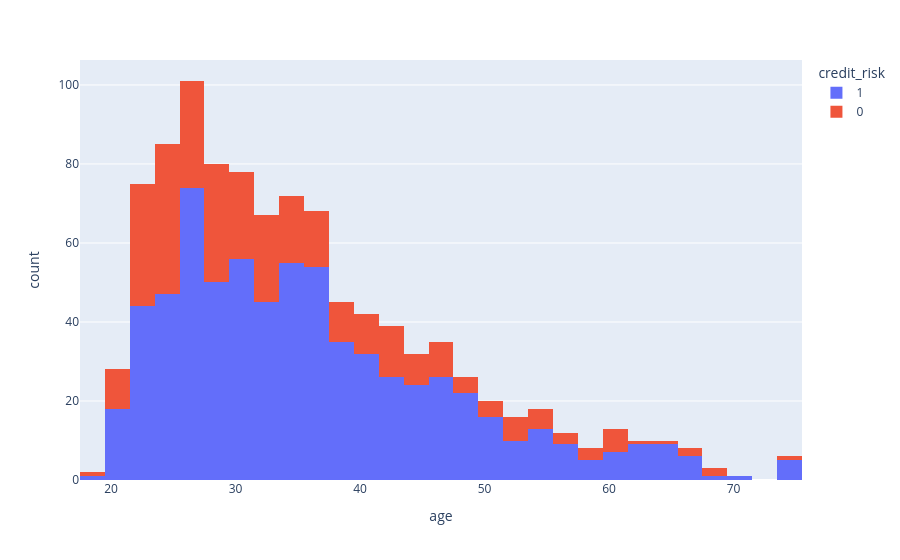

Here is the notebook cell this chart was saved with:
### Markdown cell above
## 4. Interaktives Histogramm mit Plotly

### Code cell
import plotly.express as px

fig=px.histogram(df, x="age", color="credit_risk")

fig.show()

### Figure 1 — Plotly figure (JSON) as saved in the notebook; plotly's stock layout.template omitted (floating-point values rounded to 4 significant figures; data arrays with more than 128 entries replaced by an {"elided": "..."} marker saying what was removed)
{"data": [{"bingroup": "x", "hovertemplate": "credit_risk=1<br>age=%{x}<br>count=%{y}<extra></extra>", "legendgroup": "1", "marker": {"color": "#636efa", "pattern": {"shape": ""}}, "name": "1", "orientation": "v", "showlegend": true, "x": {"elided": "700 int values"}, "xaxis": "x", "yaxis": "y", "type": "histogram"}, {"bingroup": "x", "hovertemplate": "credit_risk=0<br>age=%{x}<br>count=%{y}<extra></extra>", "legendgroup": "0", "marker": {"color": "#EF553B", "pattern": {"shape": ""}}, "name": "0", "orientation": "v", "showlegend": true, "x": {"elided": "300 int values"}, "xaxis": "x", "yaxis": "y", "type": "histogram"}], "layout": {"xaxis": {"anchor": "y", "domain": [0.0, 1.0], "title": {"text": "age"}}, "yaxis": {"anchor": "x", "domain": [0.0, 1.0], "title": {"text": "count"}}, "legend": {"title": {"text": "credit_risk"}, "tracegroupgap": 0}, "margin": {"t": 60}, "barmode": "relative"}}
